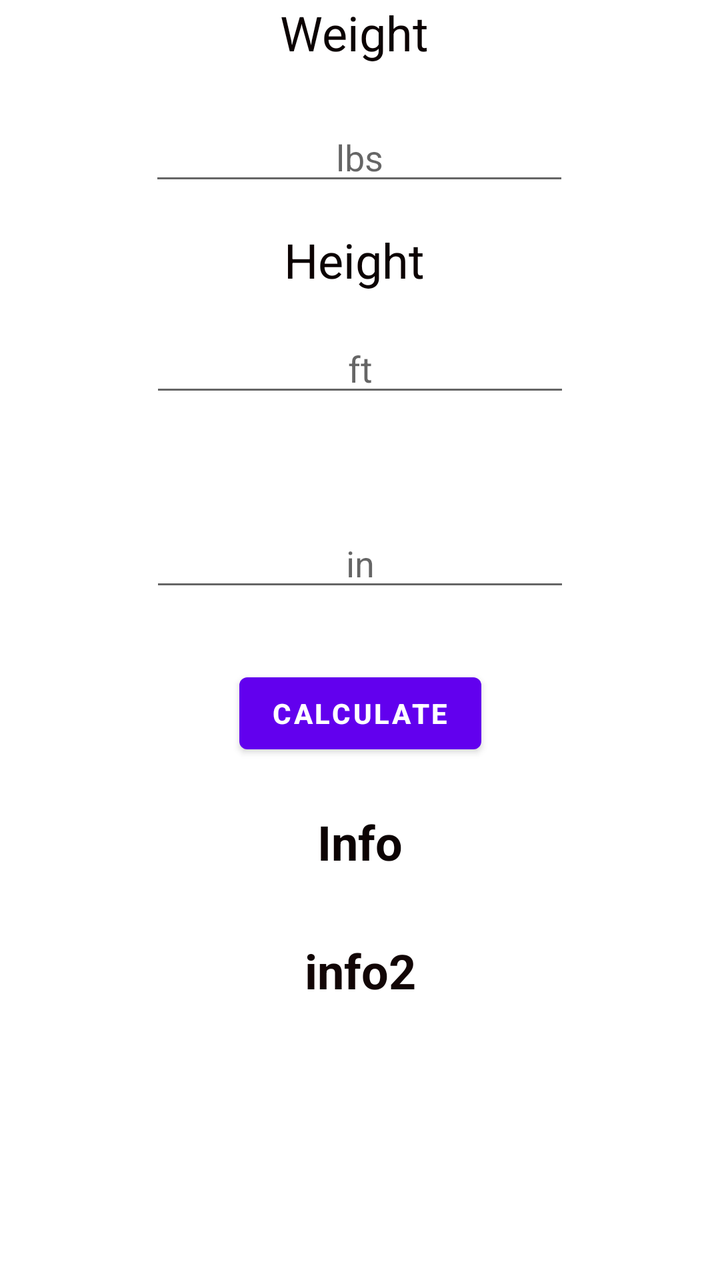
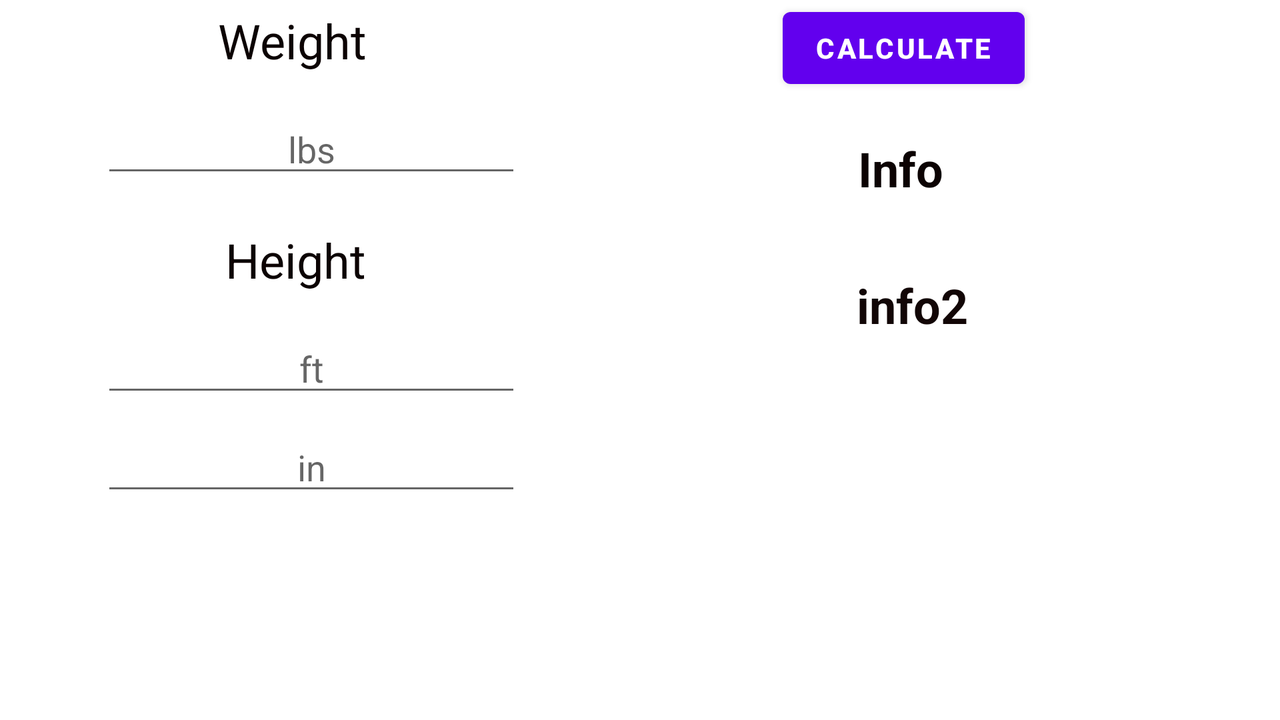

One screen, two layout resources from the same app: the default and the repository's alternative for another configuration. Each is rendered where Android would select it; the XML of both is given below.
<!-- AndroidManifest.xml: application theme Theme.Lab1Part1Alv -->
<!-- res/layout/activity_imperial_units.xml -->
<?xml version="1.0" encoding="utf-8"?>
<androidx.constraintlayout.widget.ConstraintLayout xmlns:android="http://schemas.android.com/apk/res/android"
    xmlns:app="http://schemas.android.com/apk/res-auto"
    xmlns:tools="http://schemas.android.com/tools"
    android:layout_width="match_parent"
    android:layout_height="match_parent"
    tools:context=".ImperialUnits">

    <TextView
        android:id="@+id/textView"
        android:layout_width="wrap_content"
        android:layout_height="wrap_content"
        android:text="Weight "
        android:textColor="#0C0303"
        android:textSize="24sp"
        app:layout_constraintEnd_toEndOf="parent"
        app:layout_constraintHorizontal_bias="0.5"
        app:layout_constraintStart_toStartOf="parent"
        app:layout_constraintTop_toTopOf="parent" />

    <EditText
        android:id="@+id/weightlbsttxt"
        android:layout_width="wrap_content"
        android:layout_height="wrap_content"
        android:layout_marginTop="24dp"
        android:ems="10"
        android:gravity="center"
        android:hint="lbs"
        android:inputType="numberDecimal"
        app:layout_constraintEnd_toEndOf="parent"
        app:layout_constraintHorizontal_bias="0.497"
        app:layout_constraintStart_toStartOf="parent"
        app:layout_constraintTop_toBottomOf="@+id/textView" />

    <TextView
        android:id="@+id/textView4"
        android:layout_width="wrap_content"
        android:layout_height="wrap_content"
        android:layout_marginTop="16dp"
        android:text="Height "
        android:textColor="#0C0303"
        android:textSize="24sp"
        app:layout_constraintEnd_toEndOf="parent"
        app:layout_constraintHorizontal_bias="0.5"
        app:layout_constraintStart_toStartOf="parent"
        app:layout_constraintTop_toBottomOf="@+id/weightlbsttxt" />

    <EditText
        android:id="@+id/heightfttxt"
        android:layout_width="wrap_content"
        android:layout_height="wrap_content"
        android:layout_marginTop="16dp"
        android:layout_marginBottom="32dp"
        android:ems="10"
        android:gravity="center"
        android:hint="ft"
        android:inputType="numberDecimal"
        app:layout_constraintBottom_toTopOf="@+id/heightinttxt"
        app:layout_constraintEnd_toEndOf="parent"
        app:layout_constraintHorizontal_bias="0.5"
        app:layout_constraintStart_toStartOf="parent"
        app:layout_constraintTop_toBottomOf="@+id/textView4" />

    <EditText
        android:id="@+id/heightinttxt"
        android:layout_width="wrap_content"
        android:layout_height="wrap_content"
        android:layout_marginTop="24dp"
        android:layout_marginBottom="24dp"
        android:ems="10"
        android:gravity="center"
        android:hint="in"
        android:inputType="numberDecimal"
        app:layout_constraintBottom_toTopOf="@+id/btn2"
        app:layout_constraintEnd_toEndOf="parent"
        app:layout_constraintHorizontal_bias="0.5"
        app:layout_constraintStart_toStartOf="parent"
        app:layout_constraintTop_toBottomOf="@+id/heightfttxt" />

    <Button
        android:id="@+id/btn2"
        android:layout_width="wrap_content"
        android:layout_height="wrap_content"
        android:layout_marginTop="32dp"
        android:text="Calculate"
        android:textColorLink="#D31212"
        android:textStyle="bold"
        app:iconTint="#E80808"
        app:layout_constraintEnd_toEndOf="parent"
        app:layout_constraintHorizontal_bias="0.5"
        app:layout_constraintStart_toStartOf="parent"
        app:layout_constraintTop_toBottomOf="@+id/heightinttxt" />

    <TextView
        android:id="@+id/infoTxt2"
        android:layout_width="wrap_content"
        android:layout_height="wrap_content"
        android:layout_marginTop="24dp"
        android:text="Info"
        android:textColor="#0C0303"
        android:textSize="24sp"
        android:textStyle="bold"
        app:layout_constraintEnd_toEndOf="parent"
        app:layout_constraintHorizontal_bias="0.5"
        app:layout_constraintStart_toStartOf="parent"
        app:layout_constraintTop_toBottomOf="@+id/btn2" />

    <TextView
        android:id="@+id/bmires2"
        android:layout_width="wrap_content"
        android:layout_height="wrap_content"
        android:layout_marginTop="32dp"
        android:text="info2"
        android:textColor="#120606"
        android:textColorHighlight="#CD2A2A"
        android:textColorHint="#D81E1E"
        android:textSize="24sp"
        android:textStyle="bold"
        app:layout_constraintEnd_toEndOf="parent"
        app:layout_constraintHorizontal_bias="0.5"
        app:layout_constraintStart_toStartOf="parent"
        app:layout_constraintTop_toBottomOf="@+id/infoTxt2" />

</androidx.constraintlayout.widget.ConstraintLayout>
<!-- resources referenced by this layout -->
<resources>
  <style name="Theme.Lab1Part1Alv" parent="Theme.MaterialComponents.DayNight.DarkActionBar">
          
          <item name="colorPrimary">@color/purple_500</item>
          <item name="colorPrimaryVariant">@color/purple_700</item>
          <item name="colorOnPrimary">@color/white</item>
          
          <item name="colorSecondary">@color/teal_200</item>
          <item name="colorSecondaryVariant">@color/teal_700</item>
          <item name="colorOnSecondary">@color/black</item>
          
          <item name="android:statusBarColor" tools:targetApi="l">?attr/colorPrimaryVariant</item>
          
      </style>
  <color name="purple_500">#FF6200EE</color>
  <color name="purple_700">#FF3700B3</color>
  <color name="white">#FFFFFFFF</color>
  <color name="teal_200">#FF03DAC5</color>
  <color name="teal_700">#FF018786</color>
  <color name="black">#FF000000</color>
</resources>
<!-- res/layout-land/activity_imperial_units.xml (the repository's variant of the layout above) -->
<!-- drawn on the phone turned sideways -->
<?xml version="1.0" encoding="utf-8"?>
<androidx.constraintlayout.widget.ConstraintLayout xmlns:android="http://schemas.android.com/apk/res/android"
    xmlns:app="http://schemas.android.com/apk/res-auto"
    xmlns:tools="http://schemas.android.com/tools"
    android:layout_width="match_parent"
    android:layout_height="match_parent"
    tools:context=".ImperialUnits">

    <TextView
        android:id="@+id/textView"
        android:layout_width="wrap_content"
        android:layout_height="wrap_content"
        android:layout_marginTop="4dp"
        android:text="Weight "
        android:textColor="#0C0303"
        android:textSize="24sp"
        app:layout_constraintEnd_toEndOf="parent"
        app:layout_constraintHorizontal_bias="0.195"
        app:layout_constraintStart_toStartOf="parent"
        app:layout_constraintTop_toTopOf="parent" />

    <EditText
        android:id="@+id/weightlbsttxt"
        android:layout_width="wrap_content"
        android:layout_height="wrap_content"
        android:layout_marginTop="16dp"
        android:ems="10"
        android:gravity="center"
        android:hint="lbs"
        android:inputType="numberDecimal"
        app:layout_constraintEnd_toEndOf="parent"
        app:layout_constraintHorizontal_bias="0.118"
        app:layout_constraintStart_toStartOf="parent"
        app:layout_constraintTop_toBottomOf="@+id/textView" />

    <TextView
        android:id="@+id/textView4"
        android:layout_width="wrap_content"
        android:layout_height="wrap_content"
        android:layout_marginTop="20dp"
        android:text="Height "
        android:textColor="#0C0303"
        android:textSize="24sp"
        app:layout_constraintEnd_toEndOf="parent"
        app:layout_constraintHorizontal_bias="0.2"
        app:layout_constraintStart_toStartOf="parent"
        app:layout_constraintTop_toBottomOf="@+id/weightlbsttxt" />

    <EditText
        android:id="@+id/heightfttxt"
        android:layout_width="wrap_content"
        android:layout_height="wrap_content"
        android:layout_marginTop="16dp"
        android:layout_marginBottom="32dp"
        android:ems="10"
        android:gravity="center"
        android:hint="ft"
        android:inputType="numberDecimal"
        app:layout_constraintBottom_toTopOf="@+id/heightinttxt"
        app:layout_constraintEnd_toEndOf="parent"
        app:layout_constraintHorizontal_bias="0.118"
        app:layout_constraintStart_toStartOf="parent"
        app:layout_constraintTop_toBottomOf="@+id/textView4" />

    <EditText
        android:id="@+id/heightinttxt"
        android:layout_width="wrap_content"
        android:layout_height="wrap_content"
        android:layout_marginTop="8dp"
        android:layout_marginBottom="24dp"
        android:ems="10"
        android:gravity="center"
        android:hint="in"
        android:inputType="numberDecimal"

        app:layout_constraintEnd_toEndOf="parent"
        app:layout_constraintHorizontal_bias="0.118"
        app:layout_constraintStart_toStartOf="parent"
        app:layout_constraintTop_toBottomOf="@+id/heightfttxt" />

    //app:layout_constraintTop_toBottomOf="@+id/heightinttxt" />

    <Button
        android:id="@+id/btn2"
        android:layout_width="wrap_content"
        android:layout_height="wrap_content"

        android:text="Calculate"
        android:textColorLink="#D31212"
        android:textStyle="bold"
        app:iconTint="#E80808"
        app:layout_constraintEnd_toEndOf="parent"
        app:layout_constraintHorizontal_bias="0.754"
        app:layout_constraintStart_toStartOf="parent"
        tools:layout_editor_absoluteY="49dp" />

    <TextView
        android:id="@+id/infoTxt2"
        android:layout_width="wrap_content"
        android:layout_height="wrap_content"
        android:layout_marginTop="20dp"
        android:text="Info"
        android:textColor="#0C0303"
        android:textSize="24sp"
        android:textStyle="bold"
        app:layout_constraintEnd_toEndOf="parent"
        app:layout_constraintHorizontal_bias="0.718"
        app:layout_constraintStart_toStartOf="parent"
        app:layout_constraintTop_toBottomOf="@+id/btn2" />

    <TextView
        android:id="@+id/bmires2"
        android:layout_width="wrap_content"
        android:layout_height="wrap_content"
        android:layout_marginTop="36dp"
        android:text="info2"
        android:textColor="#120606"
        android:textColorHighlight="#CD2A2A"
        android:textColorHint="#D81E1E"
        android:textSize="24sp"
        android:textStyle="bold"
        app:layout_constraintEnd_toEndOf="parent"
        app:layout_constraintHorizontal_bias="0.733"
        app:layout_constraintStart_toStartOf="parent"
        app:layout_constraintTop_toBottomOf="@+id/infoTxt2" />

</androidx.constraintlayout.widget.ConstraintLayout>
